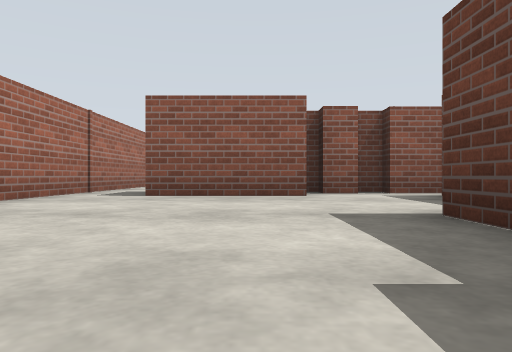
[1] (above)

18 first-person views from a walk through a Gazebo world. The camera is 0.5 m above the floor, looks level and sees 70° across. The floor is counted in squares, 2 m on a side. Each view is taken from the middle of a square. On the plan, view 1 faces up. The plan holds only what a view shows up to about 9 squares ahead; the rest is blank. The place goes on beyond the plan.

[2]
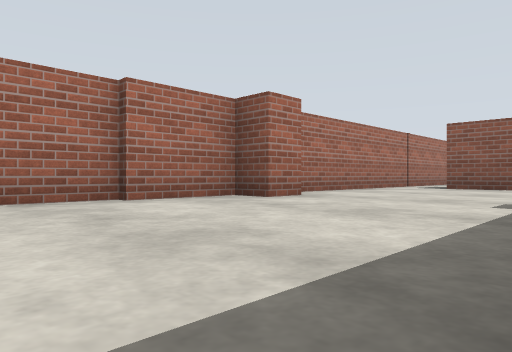

[3]
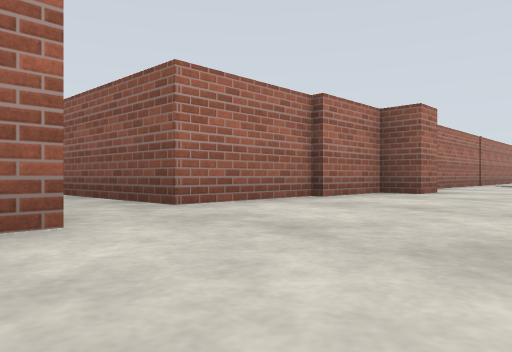

[4]
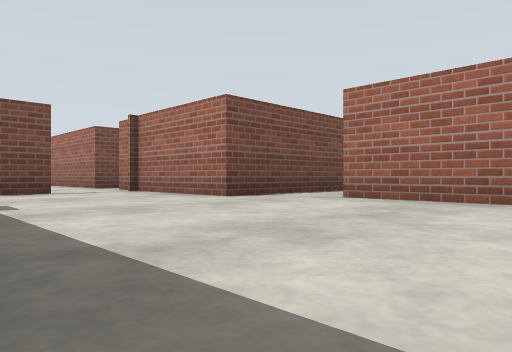

[5]
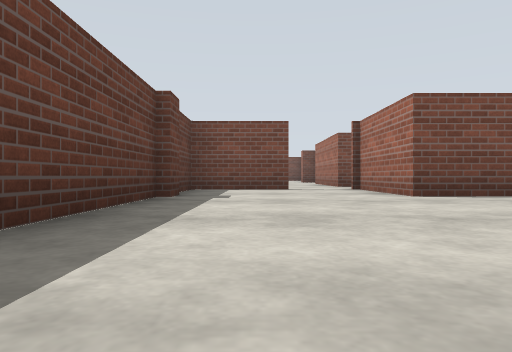

[6]
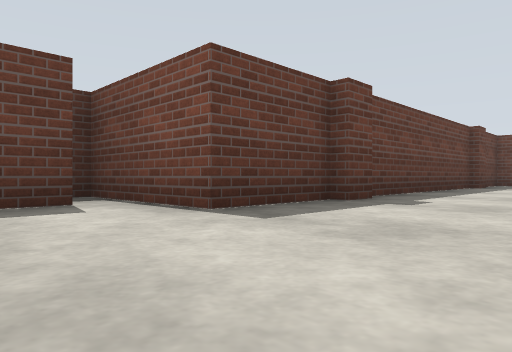

[7]
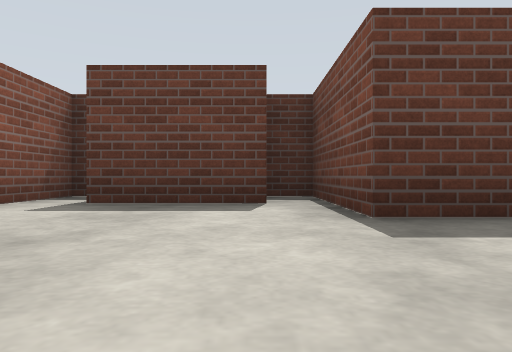

[8]
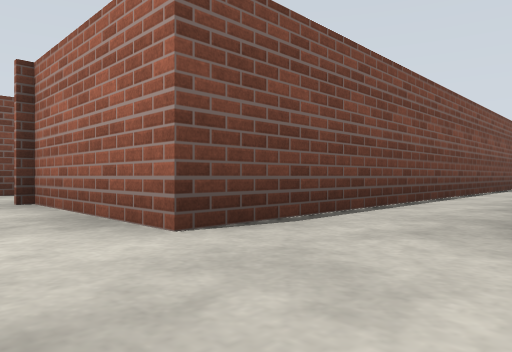

[9]
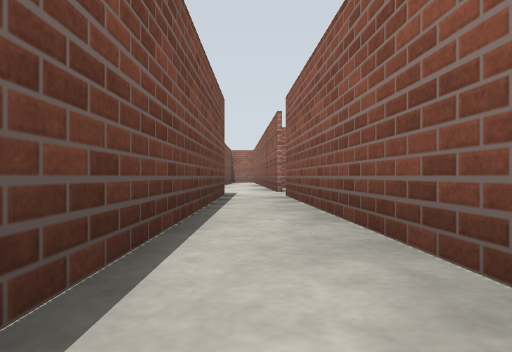

[10]
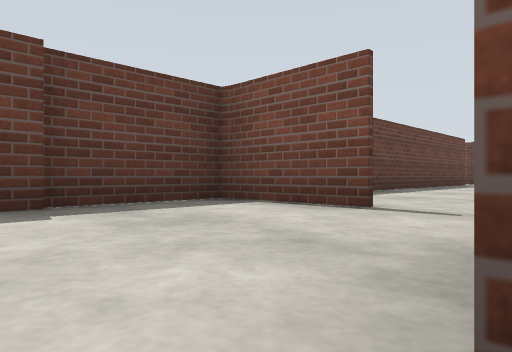

[11]
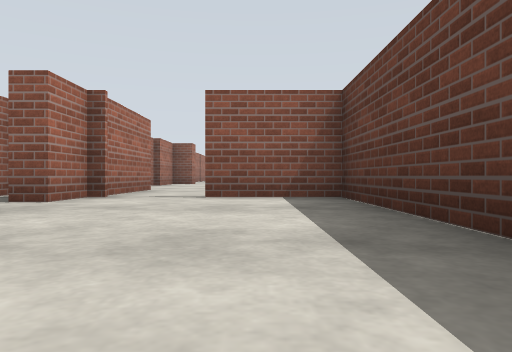

[12]
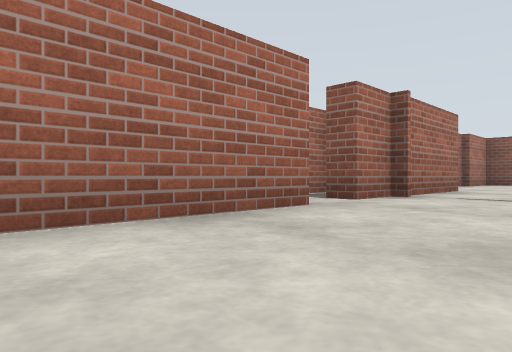

[13]
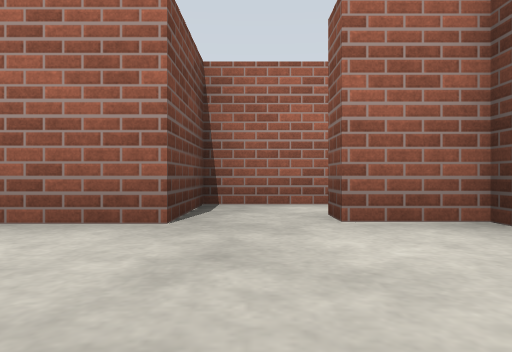

[14]
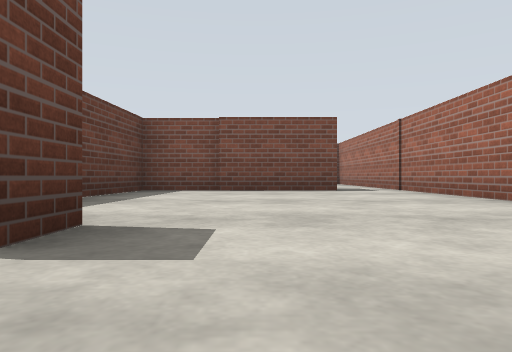

[15]
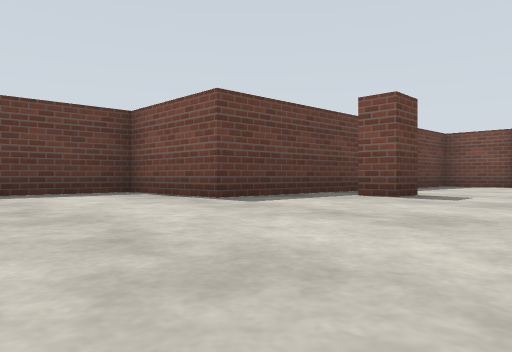

[16]
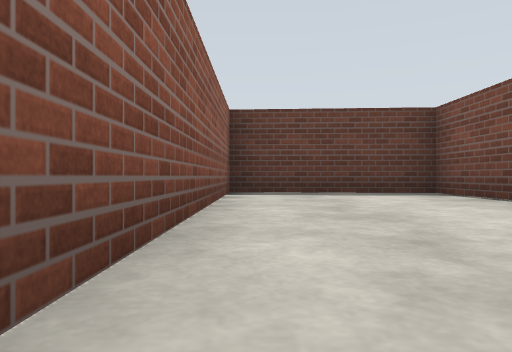

[17]
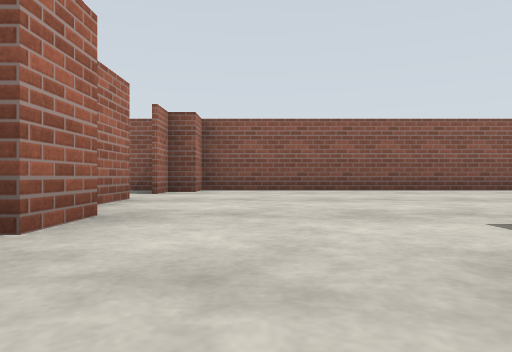

[18]
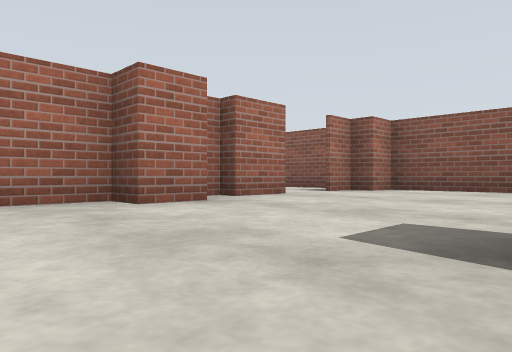

### Floor plan
Points are (right, up) in squares from view 1. A wall is a line through its corners. A room is listed if a view was taken in it or the views show most of it. See-through windows are left out.
Room 1 (views 1, 2, 3, 4, 5, 8, 10)
walls: (1.2, -4.4) (1.2, -0.1); (1, -4.9) (1, -4.3); (-1.9, -4.4) (-1.9, -7.5); (-2.7, -1.3) (-2.7, -3.3); (1, 0.1) (1, 0.7); (-1.9, 0.2) (-2.5, 0.2) (-2.5, -1.4); (-0.6, -6.7) (1.2, -6.7) (1.2, -4.8)
ways out: opening at (-0.5, 1) to room 2; opening at (-2, -4) to room 3; opening at (-1, -7) to room 4
Room 2 (views 6, 7)
walls: (0.7, 4.5) (-1.4, 4.5); (2.3, 2.9) (2.3, 4.6); (1.2, 0.6) (1.2, 2.3) (3.5, 2.3) (3.5, 2.9); (1.5, 5.3) (0.9, 5.3); (-1.9, 0.9) (-1.9, 0.2); (-2.5, 4.5) (-2.5, 1.5); (2, 5.6) (1.5, 5.6); (3.5, 5.3) (1.9, 5.3)
ways out: opening at (-0.5, 1) to room 1; opening at (-2, 5) to room 5
Room 3 (view 9)
walls: (-2.7, -3.3) (-9.7, -3.6); (-9.8, -4.4) (-1.9, -4.4)
ways out: opening at (-2, -4) to room 1; opening at (-10, -4)
Room 4 (views 11, 12, 13)
walls: (-1.9, -7.5) (-2.4, -7.5); (1, -11.5) (1, -6.7) (-0.6, -6.7); (-3.2, -6.2) (-3.2, -8.5) (-1.9, -8.5) (-1.9, -10.9)
ways out: opening at (-1, -7) to room 1
Room 5 (views 14, 15, 16, 17, 18)
walls: (1, 10.1) (1, 10.8) (1.4, 10.8); (-1.9, 11.4) (-1.9, 10.5) (-2.5, 10.5) (-2.5, 4.5); (2.1, 9.5) (2.2, 12.4) (4.3, 12.4) (4.5, 15.4) (-1.9, 15.4) (-1.9, 14.7) (-2.4, 14.7) (-2.4, 14); (-2.4, 13) (-2.4, 12); (-1.4, 5.7) (2, 5.7); (1.9, 5.3) (2, 7.7)
ways out: opening at (-2, 5) to room 2

Where each view was taken, in squares from view 1:
view 1: 0 up, 0 right, facing up
view 2: 3 down, 1 right, facing up-left
view 3: 5 down, 0 right, facing up-left
view 4: 1 down, 1 right, facing down-left
view 5: 0 up, 0 right, facing down
view 6: 4 up, 1 left, facing down-right
view 7: 3 up, 1 left, facing right
view 8: 3 down, 1 left, facing down-left
view 9: 4 down, 5 left, facing left
view 10: 4 down, 2 left, facing down-right
view 11: 11 down, 0 right, facing up
view 12: 11 down, 0 right, facing up-left
view 13: 8 down, 0 right, facing left
view 14: 12 up, 0 right, facing down
view 15: 15 up, 1 left, facing down-right
view 16: 15 up, 1 left, facing right
view 17: 9 up, 1 left, facing up
view 18: 9 up, 1 right, facing up-left
